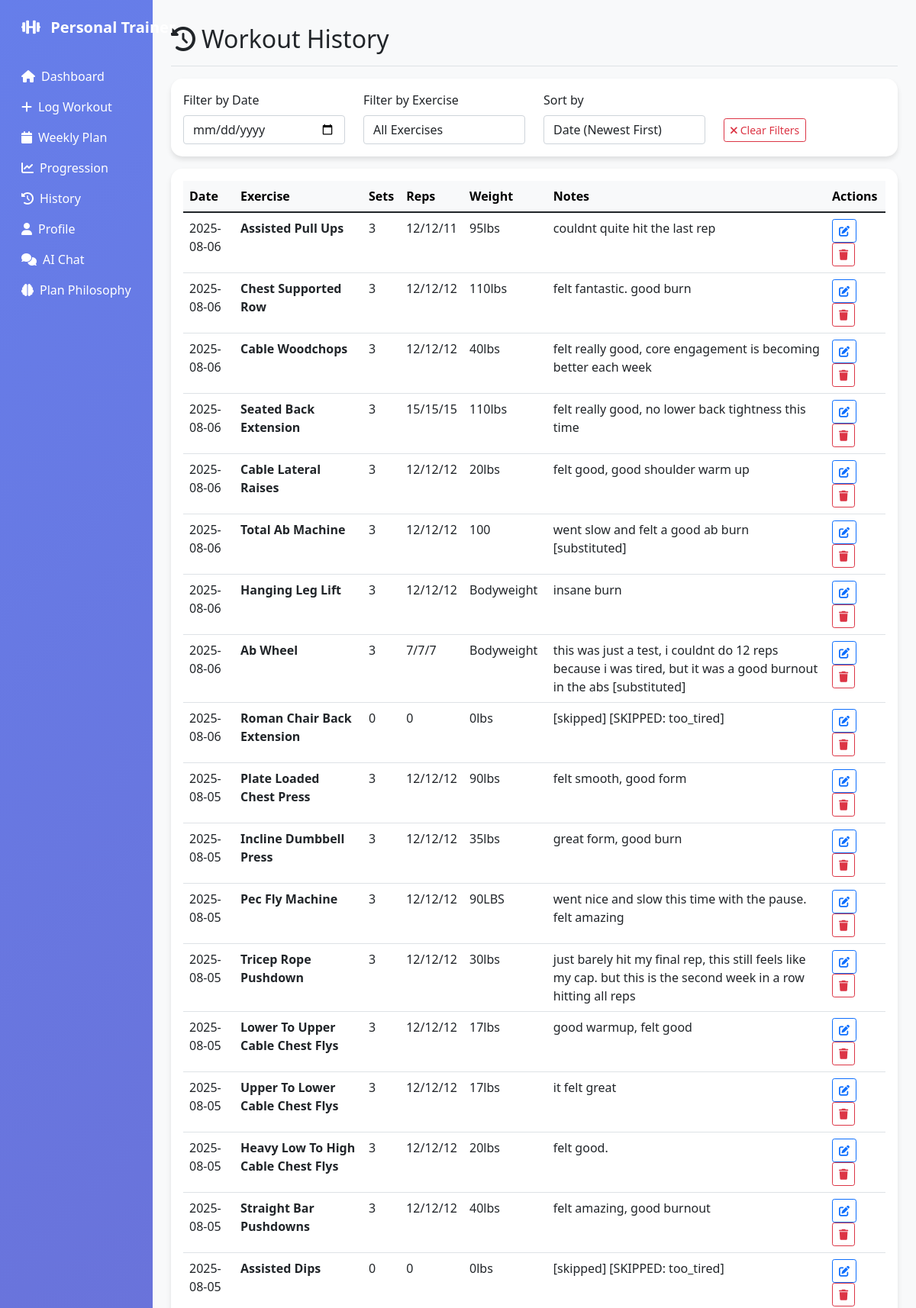
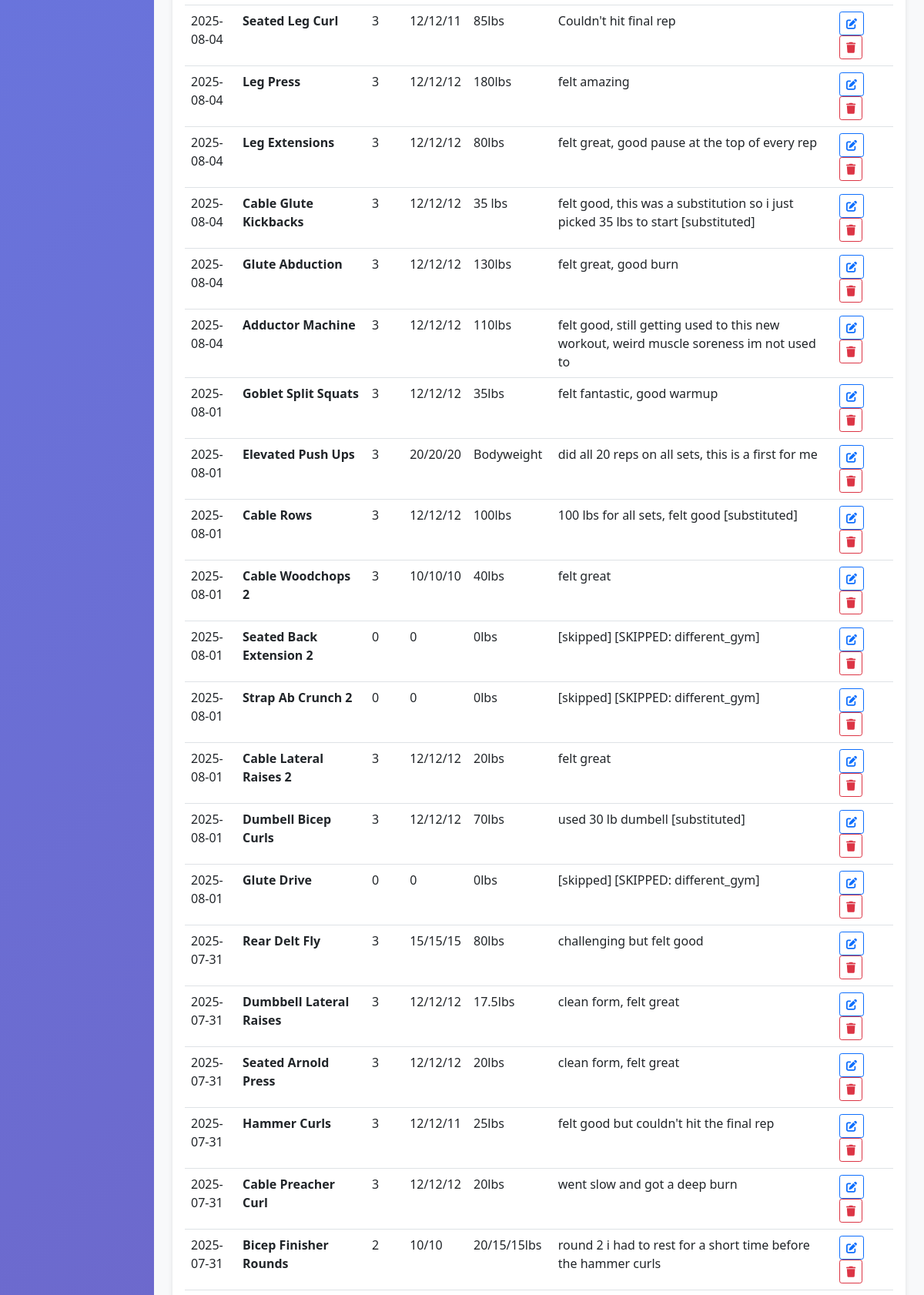
The app's page /history (upper part) with its own data (2 pictures, top to bottom).
### tables this page shows
CREATE TABLE workouts (
    id INTEGER PRIMARY KEY AUTOINCREMENT,
    exercise_name TEXT,
    sets INTEGER,
    reps TEXT,
    weight TEXT,
    date_logged TEXT,
    notes TEXT
, substitution_reason TEXT, performance_context TEXT, environmental_factors TEXT, difficulty_rating INTEGER, gym_location TEXT, progression_notes TEXT, day_completed BOOLEAN DEFAULT FALSE);

### app.py (the view)
@app.route('/history')
def history():
    conn = sqlite3.connect('workout_logs.db')
    cursor = conn.cursor()
    try:
        cursor.execute('SELECT exercise_name, sets, reps, weight, date_logged, notes, id FROM workouts ORDER BY date_logged DESC')
        workouts = cursor.fetchall()
    except sqlite3.OperationalError as e:
        print(f"Error fetching workout history: {e}")
        workouts = []
    conn.close()
    return render_template('history.html', workouts=workouts)

### templates/history.html (shortened to what this page needs)
{% extends "base.html" %}
{% block content %}
<div class="d-flex justify-content-between flex-wrap flex-md-nowrap align-items-center pt-3 pb-2 mb-3 border-bottom">
    <h1 class="h2"><i class="fas fa-history me-2"></i>Workout History</h1>
</div>
<div class="card mb-3">
    <div class="card-body">
        <div class="row align-items-center">
            <div class="col-md-3">
                <label for="dateFilter" class="form-label">Filter by Date</label>
                <input type="date" class="form-control" id="dateFilter" onchange="filterWorkouts()">
            </div>
            <div class="col-md-3">
                <label for="exerciseFilter" class="form-label">Filter by Exercise</label>
                <select class="form-control" id="exerciseFilter" onchange="filterWorkouts()">
                    <option value="">All Exercises</option>
                    {% set exercises = workouts | map(attribute=0) | list | unique %}
                </select>
            </div>
            <div class="col-md-3">
                <label for="sortBy" class="form-label">Sort by</label>
                <select class="form-control" id="sortBy" onchange="sortWorkouts()">
                    <option value="date-desc">Date (Newest First)</option>
                </select>
            </div>
            <div class="col-md-3">
                <label class="form-label">&nbsp;</label>
                <div>
                    <button class="btn btn-outline-danger btn-sm" onclick="clearFilters()">
                        <i class="fas fa-times me-1"></i>Clear Filters
                    </button>
                </div>
            </div>
        </div>
    </div>
</div>
<div class="card">
    <div class="card-body">
        {% if workouts %}
            <div class="table-responsive">
                <table class="table table-hover" id="workoutsTable">
                    <thead class="table-light">
                        <tr>
                            <th>Date</th>
                            <th>Exercise</th>
                            <th>Sets</th>
                            <th>Reps</th>
                            <th>Weight</th>
                            <th>Notes</th>
                            <th>Actions</th>
                        </tr>
                    </thead>
                    <tbody>
                        {% for workout in workouts %}
                            {% set exercise, sets, reps, weight, date, notes, workout_id = workout %}
                            <tr data-workout-id="{{ workout_id }}" data-date="{{ date }}" data-exercise="{{ exercise }}" data-weight="{{ weight }}">
                                <td>{{ date }}</td>
                                <td><strong>{{ exercise.title() }}</strong></td>
                                <td>{{ sets }}</td>
                                <td>{{ reps }}</td>
                                <td>{{ weight }}</td>
                                <td>{{ notes or '-' }}</td>
                                <td>
                                    <button class="btn btn-sm btn-outline-primary me-1" onclick="editWorkout({{ workout_id }}, '{{ exercise }}', {{ sets }}, '{{ reps }}', '{{ weight }}', '{{ notes or '' }}', '{{ date }}')" title="Edit">
                                        <i class="fas fa-edit"></i>
                                    </button>
                                    <button class="btn btn-sm btn-outline-danger" onclick="deleteWorkout({{ workout_id }}, '{{ exercise }}', '{{ date }}')" title="Delete">
                                        <i class="fas fa-trash"></i>
                                    </button>
                                </td>
                            </tr>
                        {% endfor %}
                    </tbody>
                </table>
            </div>
        {% else %}
            <div class="text-center py-5">
                <i class="fas fa-dumbbell fa-3x text-muted mb-3"></i>
                <h5>No workouts logged yet</h5>
                <p class="text-muted">Start by <a href="{{ url_for('log_workout') }}">logging your first workout</a>!</p>
            </div>
        {% endif %}
    </div>
</div>
{% endblock %}

### templates/base.html (style rules this page uses)
.card { border: none; border-radius: 15px; box-shadow: 0 4px 6px rgba(0, 0, 0, 0.1); }

### records on screen
workouts: date_logged "2025-08-06", title "Assisted Pull Ups", sets "3", reps "12/12/11", weight "95lbs", notes "couldnt quite hit the last rep"
workouts: date_logged "2025-08-06", title "Chest Supported Row", sets "3", reps "12/12/12", weight "110lbs", notes "felt fantastic. good burn"
workouts: date_logged "2025-08-06", title "Cable Woodchops", sets "3", reps "12/12/12", weight "40lbs", notes "felt really good, core engagement is becoming better each week"
workouts: date_logged "2025-08-06", title "Seated Back Extension", sets "3", reps "15/15/15", weight "110lbs", notes "felt really good, no lower back tightness this time"
workouts: date_logged "2025-08-06", title "Cable Lateral Raises", sets "3", reps "12/12/12", weight "20lbs", notes "felt good, good shoulder warm up"
workouts: date_logged "2025-08-06", title "Total Ab Machine", sets "3", reps "12/12/12", weight "100", notes "went slow and felt a good ab burn [substituted]"
workouts: date_logged "2025-08-06", title "Hanging Leg Lift", sets "3", reps "12/12/12", weight "Bodyweight", notes "insane burn"
workouts: date_logged "2025-08-06", title "Ab Wheel", sets "3", reps "7/7/7", weight "Bodyweight", notes "this was just a test, i couldnt do 12 reps because i was tired, but it was a good burnout in the abs [substituted]"
workouts: date_logged "2025-08-06", title "Roman Chair Back Extension", sets "0", reps "0", weight "0lbs", notes "[skipped] [SKIPPED: too_tired]"
workouts: date_logged "2025-08-05", title "Plate Loaded Chest Press", sets "3", reps "12/12/12", weight "90lbs", notes "felt smooth, good form"
workouts: date_logged "2025-08-05", title "Incline Dumbbell Press", sets "3", reps "12/12/12", weight "35lbs", notes "great form, good burn"
workouts: date_logged "2025-08-05", title "Pec Fly Machine", sets "3", reps "12/12/12", weight "90LBS", notes "went nice and slow this time with the pause. felt amazing"
workouts: date_logged "2025-08-05", title "Tricep Rope Pushdown", sets "3", reps "12/12/12", weight "30lbs", notes "just barely hit my final rep, this still feels like my cap. but this is the second week in a row hitting all reps"
workouts: date_logged "2025-08-05", title "Lower To Upper Cable Chest Flys", sets "3", reps "12/12/12", weight "17lbs", notes "good warmup, felt good"
workouts: date_logged "2025-08-05", title "Upper To Lower Cable Chest Flys", sets "3", reps "12/12/12", weight "17lbs", notes "it felt great"
workouts: date_logged "2025-08-05", title "Heavy Low To High Cable Chest Flys", sets "3", reps "12/12/12", weight "20lbs", notes "felt good."
workouts: date_logged "2025-08-05", title "Straight Bar Pushdowns", sets "3", reps "12/12/12", weight "40lbs", notes "felt amazing, good burnout"
workouts: date_logged "2025-08-05", title "Assisted Dips", sets "0", reps "0", weight "0lbs", notes "[skipped] [SKIPPED: too_tired]"
workouts: date_logged "2025-08-04", title "Seated Leg Curl", sets "3", reps "12/12/11", weight "85lbs", notes "Couldn't hit final rep"
workouts: date_logged "2025-08-04", title "Leg Press", sets "3", reps "12/12/12", weight "180lbs", notes "felt amazing"
workouts: date_logged "2025-08-04", title "Leg Extensions", sets "3", reps "12/12/12", weight "80lbs", notes "felt great, good pause at the top of every rep"
workouts: date_logged "2025-08-04", title "Cable Glute Kickbacks", sets "3", reps "12/12/12", weight "35 lbs", notes "felt good, this was a substitution so i just picked 35 lbs to start [substituted]"
workouts: date_logged "2025-08-04", title "Glute Abduction", sets "3", reps "12/12/12", weight "130lbs", notes "felt great, good burn"
workouts: date_logged "2025-08-04", title "Adductor Machine", sets "3", reps "12/12/12", weight "110lbs", notes "felt good, still getting used to this new workout, weird muscle soreness im not used to"
workouts: date_logged "2025-08-01", title "Goblet Split Squats", sets "3", reps "12/12/12", weight "35lbs", notes "felt fantastic, good warmup"
workouts: date_logged "2025-08-01", title "Elevated Push Ups", sets "3", reps "20/20/20", weight "Bodyweight", notes "did all 20 reps on all sets, this is a first for me"
workouts: date_logged "2025-08-01", title "Cable Rows", sets "3", reps "12/12/12", weight "100lbs", notes "100 lbs for all sets, felt good [substituted]"
workouts: date_logged "2025-08-01", title "Cable Woodchops 2", sets "3", reps "10/10/10", weight "40lbs", notes "felt great"
workouts: date_logged "2025-08-01", title "Seated Back Extension 2", sets "0", reps "0", weight "0lbs", notes "[skipped] [SKIPPED: different_gym]"
workouts: date_logged "2025-08-01", title "Strap Ab Crunch 2", sets "0", reps "0", weight "0lbs", notes "[skipped] [SKIPPED: different_gym]"
workouts: date_logged "2025-08-01", title "Cable Lateral Raises 2", sets "3", reps "12/12/12", weight "20lbs", notes "felt great"
workouts: date_logged "2025-08-01", title "Dumbell Bicep Curls", sets "3", reps "12/12/12", weight "70lbs", notes "used 30 lb dumbell [substituted]"
workouts: date_logged "2025-08-01", title "Glute Drive", sets "0", reps "0", weight "0lbs", notes "[skipped] [SKIPPED: different_gym]"
workouts: date_logged "2025-07-31", title "Rear Delt Fly", sets "3", reps "15/15/15", weight "80lbs", notes "challenging but felt good"
workouts: date_logged "2025-07-31", title "Dumbbell Lateral Raises", sets "3", reps "12/12/12", weight "17.5lbs", notes "clean form, felt great"
workouts: date_logged "2025-07-31", title "Seated Arnold Press", sets "3", reps "12/12/12", weight "20lbs", notes "clean form, felt great"
workouts: date_logged "2025-07-31", title "Hammer Curls", sets "3", reps "12/12/11", weight "25lbs", notes "felt good but couldn't hit the final rep"
workouts: date_logged "2025-07-31", title "Cable Preacher Curl", sets "3", reps "12/12/12", weight "20lbs", notes "went slow and got a deep burn"
workouts: date_logged "2025-07-31", title "Bicep Finisher Rounds", sets "2", reps "10/10", weight "20/15/15lbs", notes "round 2 i had to rest for a short time before the hammer curls"
